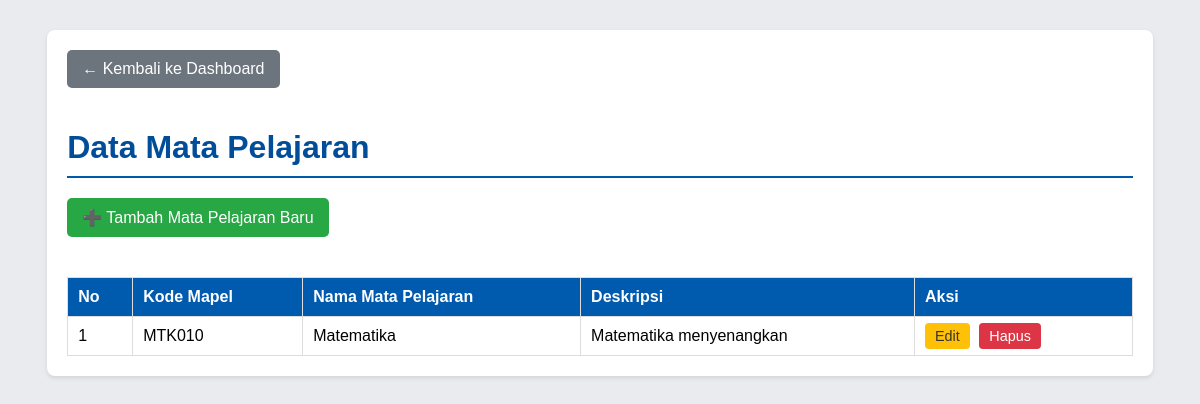
Screenshot of /admin/data_mapel.php (signed in) with the database file from the repository.
### tables this page shows
CREATE TABLE `mata_pelajaran` (
  `id` int(11) NOT NULL,
  `kode_mapel` varchar(10) NOT NULL,
  `nama_mapel` varchar(100) NOT NULL,
  `deskripsi` text DEFAULT NULL
);

### admin/data_mapel.php (the view, shortened to what this page needs)
<?php
include '../koneksi.php';
$query = "SELECT * FROM mata_pelajaran ORDER BY nama_mapel ASC";
$result = mysqli_query($koneksi, $query);
$data_mapel = mysqli_fetch_all($result, MYSQLI_ASSOC);
?>
<!DOCTYPE html>
<html lang="id">
<head>
</head>
<body>
    <div class="container">
        <a href="dashboard_admin.php" class="back-link">← Kembali ke Dashboard</a>
        <h1>Data Mata Pelajaran</h1>
        <a href="tambah_mapel.php" class="add-button">➕ Tambah Mata Pelajaran Baru</a>
        <table>
            <thead>
                <tr>
                    <th>No</th>
                    <th>Kode Mapel</th>
                    <th>Nama Mata Pelajaran</th>
                    <th>Deskripsi</th>
                    <th>Aksi</th>
                </tr>
            </thead>
            <tbody>
                <?php $no = 1; ?>
                <?php if (count($data_mapel) > 0): ?>
                    <?php foreach ($data_mapel as $mapel): ?>
                        <tr>
                            <td><?php echo $no++; ?></td>
                            <td><?php echo htmlspecialchars($mapel['kode_mapel']); ?></td>
                            <td><?php echo htmlspecialchars($mapel['nama_mapel']); ?></td>
                            <td><?php echo htmlspecialchars($mapel['deskripsi']); ?></td>
                            <td class="aksi">
                                <a href="edit_mapel.php?id=<?php echo $mapel['id']; ?>" class="action-link edit">Edit</a>
                                <a href="proses_mapel.php?aksi=hapus&id=<?php echo $mapel['id']; ?>" class="action-link delete" onclick="return confirm('Yakin ingin menghapus mata pelajaran ini?')">Hapus</a>
                            </td>
                        </tr>
                    <?php endforeach; ?>
                <?php else: ?>
                    <tr>
                        <td colspan="5" style="text-align: center;">Belum ada data mata pelajaran yang tercatat.</td>
                    </tr>
                <?php endif; ?>
            </tbody>
        </table>
    </div>
</body>
</html>

### admin/data_mapel.php (style rules this page uses)
body { font-family: Arial, sans-serif; background-color: #e9ebee; }
.container { width: 90%; margin: 30px auto; background: white; padding: 20px; border-radius: 8px; box-shadow: 0 2px 4px rgba(0,0,0,0.1); }
h1 { color: #004d99; border-bottom: 2px solid #005aae; padding-bottom: 10px; margin-bottom: 20px; }
.back-link, .add-button { display: inline-block; margin-bottom: 20px; color: white; text-decoration: none; padding: 10px 15px; border-radius: 5px; }
.back-link { background-color: #6c757d; }
.add-button { background-color: #28a745; }
table { width: 100%; border-collapse: collapse; margin-top: 20px; }
th, td { border: 1px solid #ddd; padding: 10px; text-align: left; vertical-align: top; }
th { background-color: #005aae; color: white; }
.action-link { padding: 5px 10px; border-radius: 4px; text-decoration: none; color: white; margin-right: 5px; font-size: 0.9em; }
.edit { background-color: #ffc107; color: #333; }
.delete { background-color: #dc3545; }

### rows the page displays
mata_pelajaran: kode_mapel "MTK010", nama_mapel "Matematika", deskripsi "Matematika menyenangkan"
